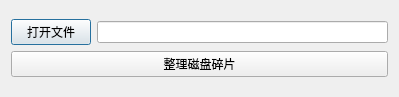
<?xml version="1.0" encoding="UTF-8"?>
<ui version="4.0">
 <class>diskDialog</class>
 <widget class="QDialog" name="diskDialog">
  <property name="geometry">
   <rect>
    <x>0</x>
    <y>0</y>
    <width>399</width>
    <height>97</height>
   </rect>
  </property>
  <property name="windowTitle">
   <string>Dialog</string>
  </property>
  <property name="modal">
   <bool>true</bool>
  </property>
  <layout class="QGridLayout" name="gridLayout">
   <item row="0" column="0">
    <layout class="QVBoxLayout" name="verticalLayout">
     <item>
      <layout class="QHBoxLayout" name="horizontalLayout">
       <item>
        <widget class="QPushButton" name="inButton">
         <property name="text">
          <string>打开文件</string>
         </property>
        </widget>
       </item>
       <item>
        <widget class="QLineEdit" name="lineEdit"/>
       </item>
      </layout>
     </item>
     <item>
      <widget class="QPushButton" name="doButton">
       <property name="text">
        <string>整理磁盘碎片</string>
       </property>
      </widget>
     </item>
    </layout>
   </item>
  </layout>
 </widget>
 <resources/>
 <connections/>
</ui>
